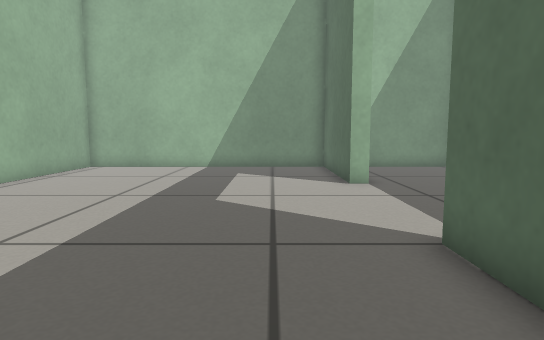
View 1 (above)

12 first-person views from a walk through a robot-simulator world made for Gazebo. The camera is 0.4 m above the floor, tilts 6° down and sees 75° across. The floor is counted in squares, 0.25 m on a side. Each view is taken from the middle of a square. On the plan, view 1 faces up. The plan holds only what a view shows up to about 16 squares ahead; the rest is blank.

View 2
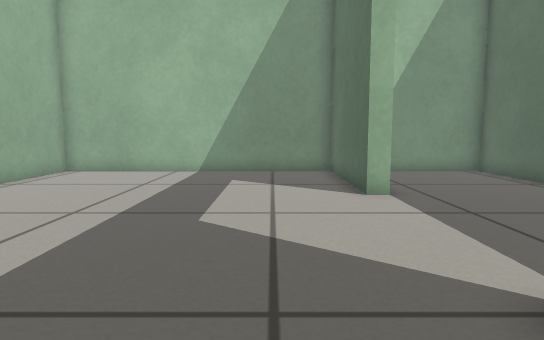

View 3
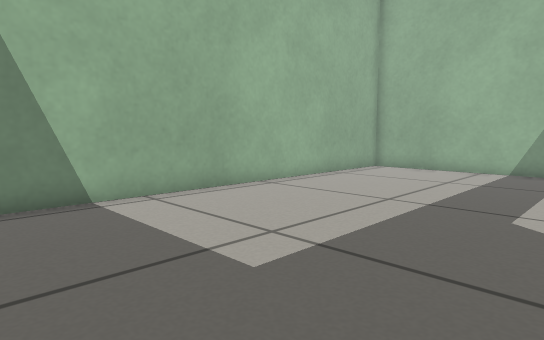

View 4
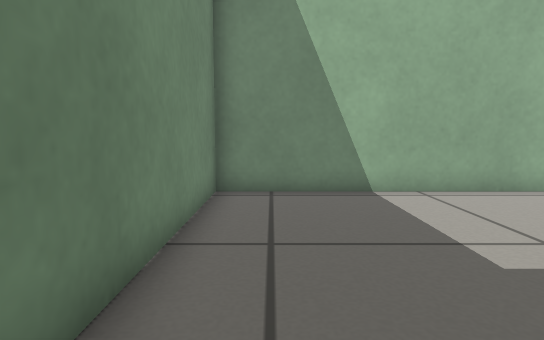

View 5
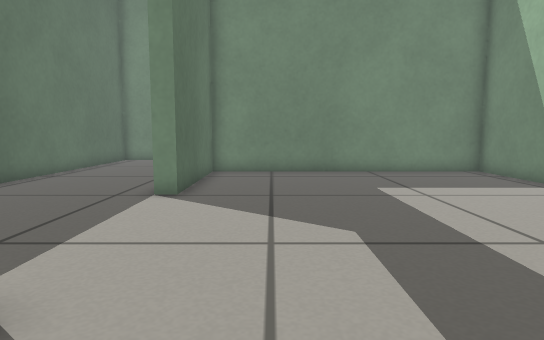

View 6
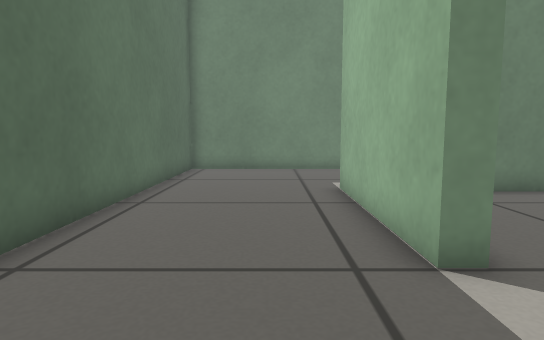

View 7
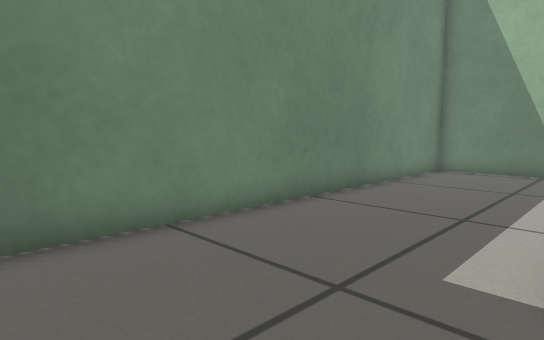

View 8
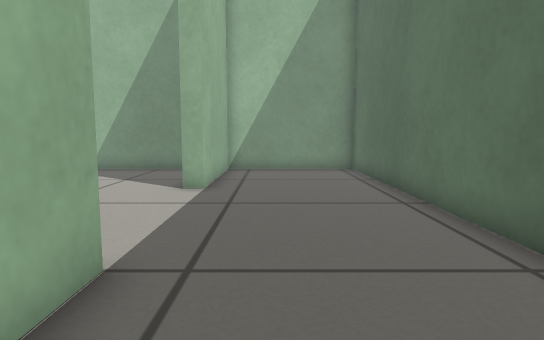

View 9
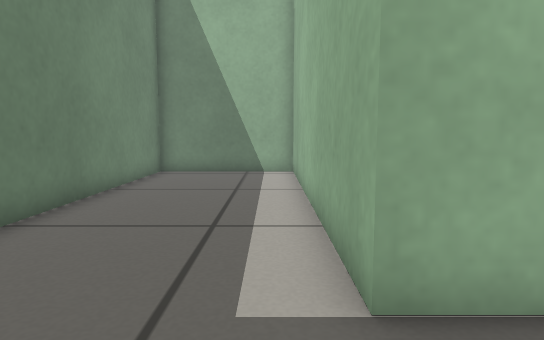

View 10
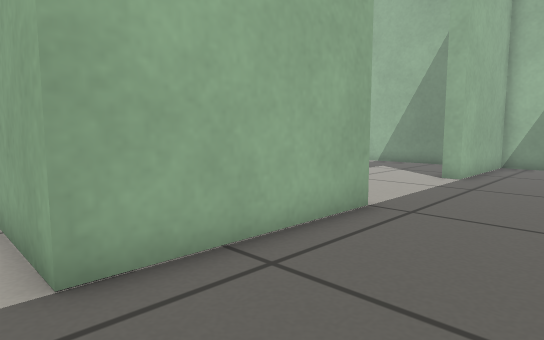

View 11
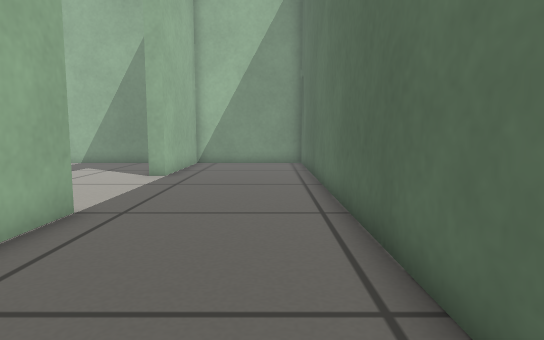

View 12
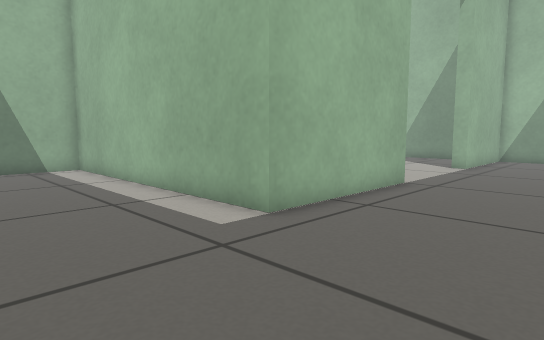

### Floor plan
Ten units are one square. View 1 is at (0, 0); x grows to the right and y downward. Boxes are objects, and circles mark ways between rooms. Rooms are numbered by the first view taken in them; rooms with no view inside come last. Other rooms are left out.
<svg viewBox="-90 -171 181 242">
<path fill="none" stroke="#000" d="M24 -111 24 -166 -85 -166 -85 5 24 5 24 -50M30 -50 30 11 -85 11 -85 66 86 66 86 -166 30 -166 30 -111"/>
<circle cx="30" cy="-80" r="3" fill="#2a7"/>
<text x="-30" y="-80">1</text>
<text x="40" y="-20">2</text>
</svg>
Room 1 opens to room 2.

Where each view was taken, in squares from view 1:
view 1: 0 up, 0 right, facing up
view 2: 2 up, 0 right, facing up
view 3: 1 up, 0 right, facing up-left
view 4: 1 up, 1 right, facing left
view 5: 14 up, 0 right, facing down
view 6: 9 up, 5 right, facing down
view 7: 1 down, 7 right, facing down-left
view 8: 1 up, 5 right, facing up
view 9: 2 down, 6 right, facing left
view 10: 2 down, 7 right, facing up-left
view 11: 2 down, 7 right, facing up
view 12: 6 down, 8 right, facing up-left
